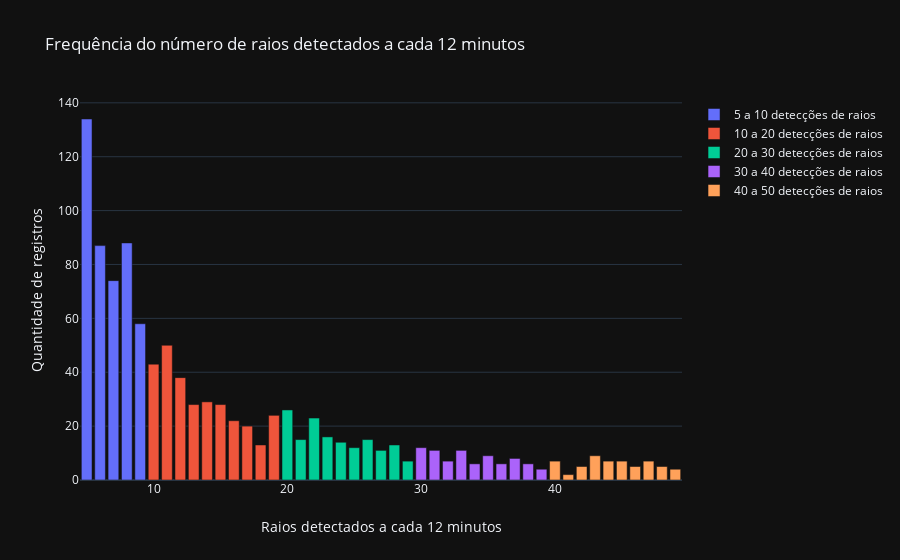

Notebook source saved alongside this figure:
### Code cell
labels = [int(x) for x in group.index][:100]
values = group['ttyyyxx3'].values[:100]

fig = go.Figure()
ranges = [
#     (1, 5), 
    (5, 10), (10, 20), (20, 30), (30, 40), (40, 50)
]

for r in ranges:
    labels = [int(x) for x in group.index][r[0]:r[1]]
    values = group['ttyyyxx3'].values[r[0]:r[1]]

    fig.add_trace(
        go.Bar(x=labels, y=values, #text=values, textposition='outside',
               name='%d a %d detecções de raios'%(r[0], r[1]))
    )
fig.update_yaxes(title_text='Quantidade de registros')
fig.update_xaxes(title_text='Raios detectados a cada 12 minutos')
fig.update_layout(template='plotly_dark', title='Frequência do \
número de raios detectados a cada 12 minutos')
offline.plot(fig, image_filename='frequency-without01234-fam', image='png')
offline.iplot(fig)

### Figure 1 — Plotly figure (JSON) as saved in the notebook; plotly's stock layout.template omitted (floating-point values rounded to 4 significant figures)
{"data": [{"name": "5 a 10 detecções de raios", "type": "bar", "x": [5, 6, 7, 8, 9], "y": [134, 87, 74, 88, 58]}, {"name": "10 a 20 detecções de raios", "type": "bar", "x": [10, 11, 12, 13, 14, 15, 16, 17, 18, 19], "y": [43, 50, 38, 28, 29, 28, 22, 20, 13, 24]}, {"name": "20 a 30 detecções de raios", "type": "bar", "x": [20, 21, 22, 23, 24, 25, 26, 27, 28, 29], "y": [26, 15, 23, 16, 14, 12, 15, 11, 13, 7]}, {"name": "30 a 40 detecções de raios", "type": "bar", "x": [30, 31, 32, 33, 34, 35, 36, 37, 38, 39], "y": [12, 11, 7, 11, 6, 9, 6, 8, 6, 4]}, {"name": "40 a 50 detecções de raios", "type": "bar", "x": [40, 41, 42, 43, 44, 45, 46, 47, 48, 49], "y": [7, 2, 5, 9, 7, 7, 5, 7, 5, 4]}], "layout": {"title": {"text": "Frequência do número de raios detectados a cada 12 minutos"}, "xaxis": {"title": {"text": "Raios detectados a cada 12 minutos"}}, "yaxis": {"title": {"text": "Quantidade de registros"}}}}
